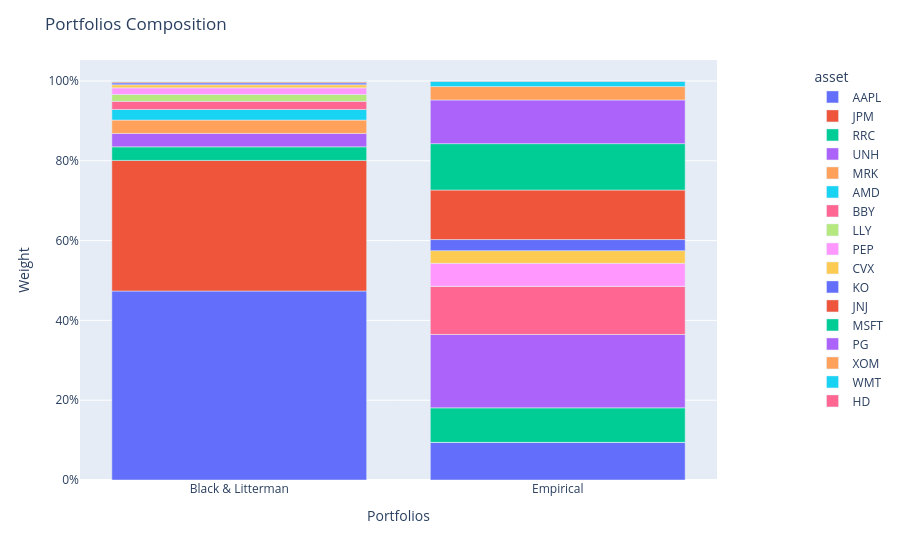

Write notebook code for a chart like this one.
### Code cell
fig = population.plot_composition()
show(fig)

### Figure 1 — Plotly figure (JSON) as saved in the notebook; plotly's stock layout.template omitted (floating-point values rounded to 4 significant figures)
{"data": [{"alignmentgroup": "True", "hovertemplate": "asset=AAPL<br>index=%{x}<br>value=%{y}<extra></extra>", "legendgroup": "AAPL", "marker": {"color": "#636efa", "pattern": {"shape": ""}}, "name": "AAPL", "offsetgroup": "AAPL", "orientation": "v", "showlegend": true, "textposition": "auto", "type": "bar", "x": ["Black & Litterman", "Empirical"], "xaxis": "x", "y": [0.4737, 0.09436], "yaxis": "y"}, {"alignmentgroup": "True", "hovertemplate": "asset=JPM<br>index=%{x}<br>value=%{y}<extra></extra>", "legendgroup": "JPM", "marker": {"color": "#EF553B", "pattern": {"shape": ""}}, "name": "JPM", "offsetgroup": "JPM", "orientation": "v", "showlegend": true, "textposition": "auto", "type": "bar", "x": ["Black & Litterman", "Empirical"], "xaxis": "x", "y": [0.3273, 0], "yaxis": "y"}, {"alignmentgroup": "True", "hovertemplate": "asset=RRC<br>index=%{x}<br>value=%{y}<extra></extra>", "legendgroup": "RRC", "marker": {"color": "#00cc96", "pattern": {"shape": ""}}, "name": "RRC", "offsetgroup": "RRC", "orientation": "v", "showlegend": true, "textposition": "auto", "type": "bar", "x": ["Black & Litterman", "Empirical"], "xaxis": "x", "y": [0.03404, 0.08648], "yaxis": "y"}, {"alignmentgroup": "True", "hovertemplate": "asset=UNH<br>index=%{x}<br>value=%{y}<extra></extra>", "legendgroup": "UNH", "marker": {"color": "#ab63fa", "pattern": {"shape": ""}}, "name": "UNH", "offsetgroup": "UNH", "orientation": "v", "showlegend": true, "textposition": "auto", "type": "bar", "x": ["Black & Litterman", "Empirical"], "xaxis": "x", "y": [0.03364, 0.184], "yaxis": "y"}, {"alignmentgroup": "True", "hovertemplate": "asset=MRK<br>index=%{x}<br>value=%{y}<extra></extra>", "legendgroup": "MRK", "marker": {"color": "#FFA15A", "pattern": {"shape": ""}}, "name": "MRK", "offsetgroup": "MRK", "orientation": "v", "showlegend": true, "textposition": "auto", "type": "bar", "x": ["Black & Litterman", "Empirical"], "xaxis": "x", "y": [0.03342, 0], "yaxis": "y"}, {"alignmentgroup": "True", "hovertemplate": "asset=AMD<br>index=%{x}<br>value=%{y}<extra></extra>", "legendgroup": "AMD", "marker": {"color": "#19d3f3", "pattern": {"shape": ""}}, "name": "AMD", "offsetgroup": "AMD", "orientation": "v", "showlegend": true, "textposition": "auto", "type": "bar", "x": ["Black & Litterman", "Empirical"], "xaxis": "x", "y": [0.02666, 0], "yaxis": "y"}, {"alignmentgroup": "True", "hovertemplate": "asset=BBY<br>index=%{x}<br>value=%{y}<extra></extra>", "legendgroup": "BBY", "marker": {"color": "#FF6692", "pattern": {"shape": ""}}, "name": "BBY", "offsetgroup": "BBY", "orientation": "v", "showlegend": true, "textposition": "auto", "type": "bar", "x": ["Black & Litterman", "Empirical"], "xaxis": "x", "y": [0.02022, 0.1208], "yaxis": "y"}, {"alignmentgroup": "True", "hovertemplate": "asset=LLY<br>index=%{x}<br>value=%{y}<extra></extra>", "legendgroup": "LLY", "marker": {"color": "#B6E880", "pattern": {"shape": ""}}, "name": "LLY", "offsetgroup": "LLY", "orientation": "v", "showlegend": true, "textposition": "auto", "type": "bar", "x": ["Black & Litterman", "Empirical"], "xaxis": "x", "y": [0.01731, 0], "yaxis": "y"}, {"alignmentgroup": "True", "hovertemplate": "asset=PEP<br>index=%{x}<br>value=%{y}<extra></extra>", "legendgroup": "PEP", "marker": {"color": "#FF97FF", "pattern": {"shape": ""}}, "name": "PEP", "offsetgroup": "PEP", "orientation": "v", "showlegend": true, "textposition": "auto", "type": "bar", "x": ["Black & Litterman", "Empirical"], "xaxis": "x", "y": [0.01655, 0.05735], "yaxis": "y"}, {"alignmentgroup": "True", "hovertemplate": "asset=CVX<br>index=%{x}<br>value=%{y}<extra></extra>", "legendgroup": "CVX", "marker": {"color": "#FECB52", "pattern": {"shape": ""}}, "name": "CVX", "offsetgroup": "CVX", "orientation": "v", "showlegend": true, "textposition": "auto", "type": "bar", "x": ["Black & Litterman", "Empirical"], "xaxis": "x", "y": [0.007842, 0.03181], "yaxis": "y"}, {"alignmentgroup": "True", "hovertemplate": "asset=KO<br>index=%{x}<br>value=%{y}<extra></extra>", "legendgroup": "KO", "marker": {"color": "#636efa", "pattern": {"shape": ""}}, "name": "KO", "offsetgroup": "KO", "orientation": "v", "showlegend": true, "textposition": "auto", "type": "bar", "x": ["Black & Litterman", "Empirical"], "xaxis": "x", "y": [0.004774, 0.02775], "yaxis": "y"}, {"alignmentgroup": "True", "hovertemplate": "asset=JNJ<br>index=%{x}<br>value=%{y}<extra></extra>", "legendgroup": "JNJ", "marker": {"color": "#EF553B", "pattern": {"shape": ""}}, "name": "JNJ", "offsetgroup": "JNJ", "orientation": "v", "showlegend": true, "textposition": "auto", "type": "bar", "x": ["Black & Litterman", "Empirical"], "xaxis": "x", "y": [0.002475, 0.1241], "yaxis": "y"}, {"alignmentgroup": "True", "hovertemplate": "asset=MSFT<br>index=%{x}<br>value=%{y}<extra></extra>", "legendgroup": "MSFT", "marker": {"color": "#00cc96", "pattern": {"shape": ""}}, "name": "MSFT", "offsetgroup": "MSFT", "orientation": "v", "showlegend": true, "textposition": "auto", "type": "bar", "x": ["Black & Litterman", "Empirical"], "xaxis": "x", "y": [0.002101, 0.1163], "yaxis": "y"}, {"alignmentgroup": "True", "hovertemplate": "asset=PG<br>index=%{x}<br>value=%{y}<extra></extra>", "legendgroup": "PG", "marker": {"color": "#ab63fa", "pattern": {"shape": ""}}, "name": "PG", "offsetgroup": "PG", "orientation": "v", "showlegend": true, "textposition": "auto", "type": "bar", "x": ["Black & Litterman", "Empirical"], "xaxis": "x", "y": [0, 0.1095], "yaxis": "y"}, {"alignmentgroup": "True", "hovertemplate": "asset=XOM<br>index=%{x}<br>value=%{y}<extra></extra>", "legendgroup": "XOM", "marker": {"color": "#FFA15A", "pattern": {"shape": ""}}, "name": "XOM", "offsetgroup": "XOM", "orientation": "v", "showlegend": true, "textposition": "auto", "type": "bar", "x": ["Black & Litterman", "Empirical"], "xaxis": "x", "y": [0, 0.03355], "yaxis": "y"}, {"alignmentgroup": "True", "hovertemplate": "asset=WMT<br>index=%{x}<br>value=%{y}<extra></extra>", "legendgroup": "WMT", "marker": {"color": "#19d3f3", "pattern": {"shape": ""}}, "name": "WMT", "offsetgroup": "WMT", "orientation": "v", "showlegend": true, "textposition": "auto", "type": "bar", "x": ["Black & Litterman", "Empirical"], "xaxis": "x", "y": [0, 0.01324], "yaxis": "y"}, {"alignmentgroup": "True", "hovertemplate": "asset=HD<br>index=%{x}<br>value=%{y}<extra></extra>", "legendgroup": "HD", "marker": {"color": "#FF6692", "pattern": {"shape": ""}}, "name": "HD", "offsetgroup": "HD", "orientation": "v", "showlegend": true, "textposition": "auto", "type": "bar", "x": ["Black & Litterman", "Empirical"], "xaxis": "x", "y": [0, 0.0007116], "yaxis": "y"}], "layout": {"barmode": "relative", "legend": {"title": {"text": "asset"}, "tracegroupgap": 0, "x": 1.15, "xanchor": "left", "y": 0.99, "yanchor": "top"}, "margin": {"t": 60}, "title": {"text": "Portfolios Composition"}, "xaxis": {"anchor": "y", "domain": [0, 1], "title": {"text": "Portfolios"}}, "yaxis": {"anchor": "x", "domain": [0, 1], "tickformat": ",.0%", "title": {"text": "Weight"}}}}
